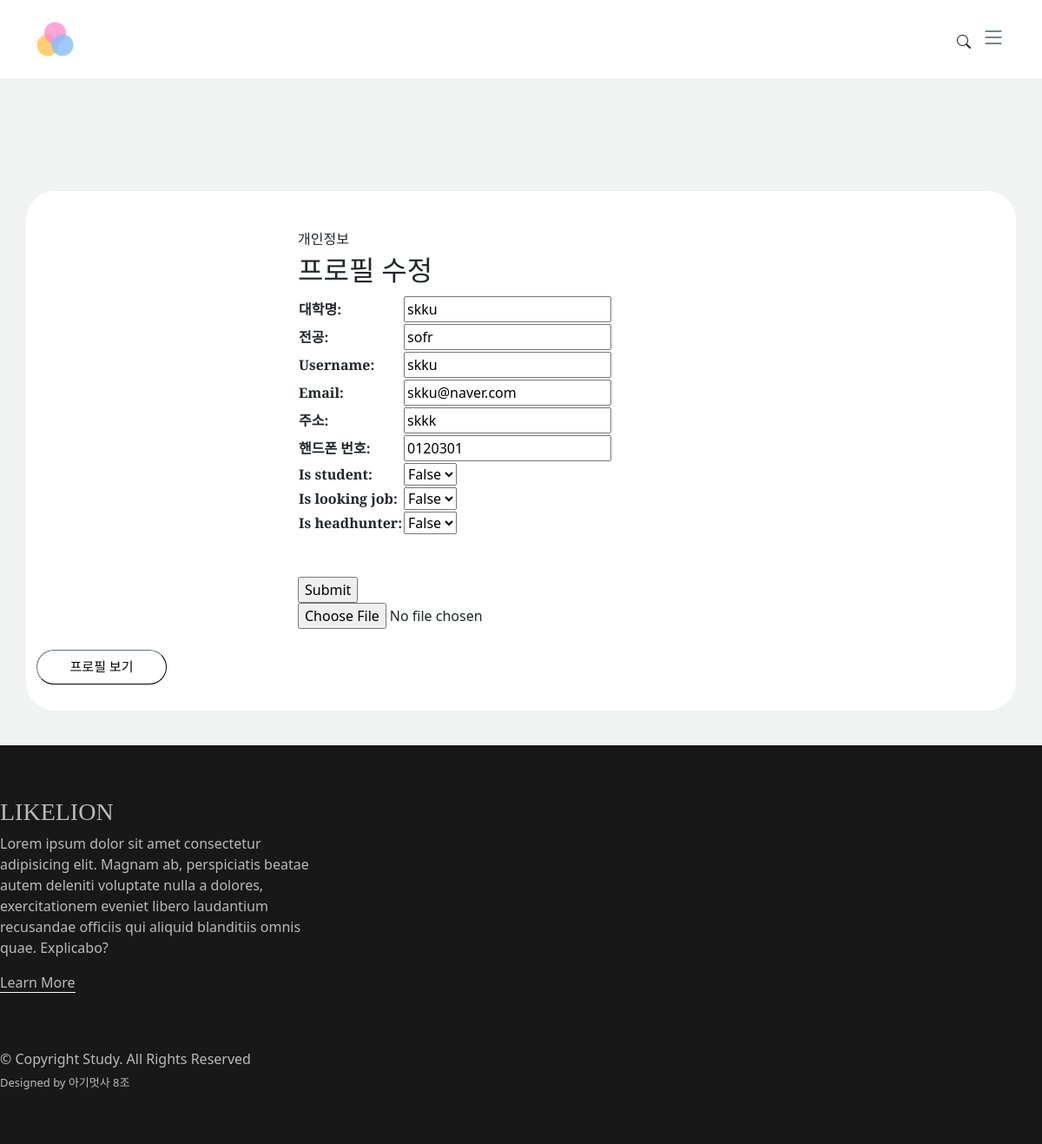
Page /profilesettings/ (signed in) on the earlier database version.
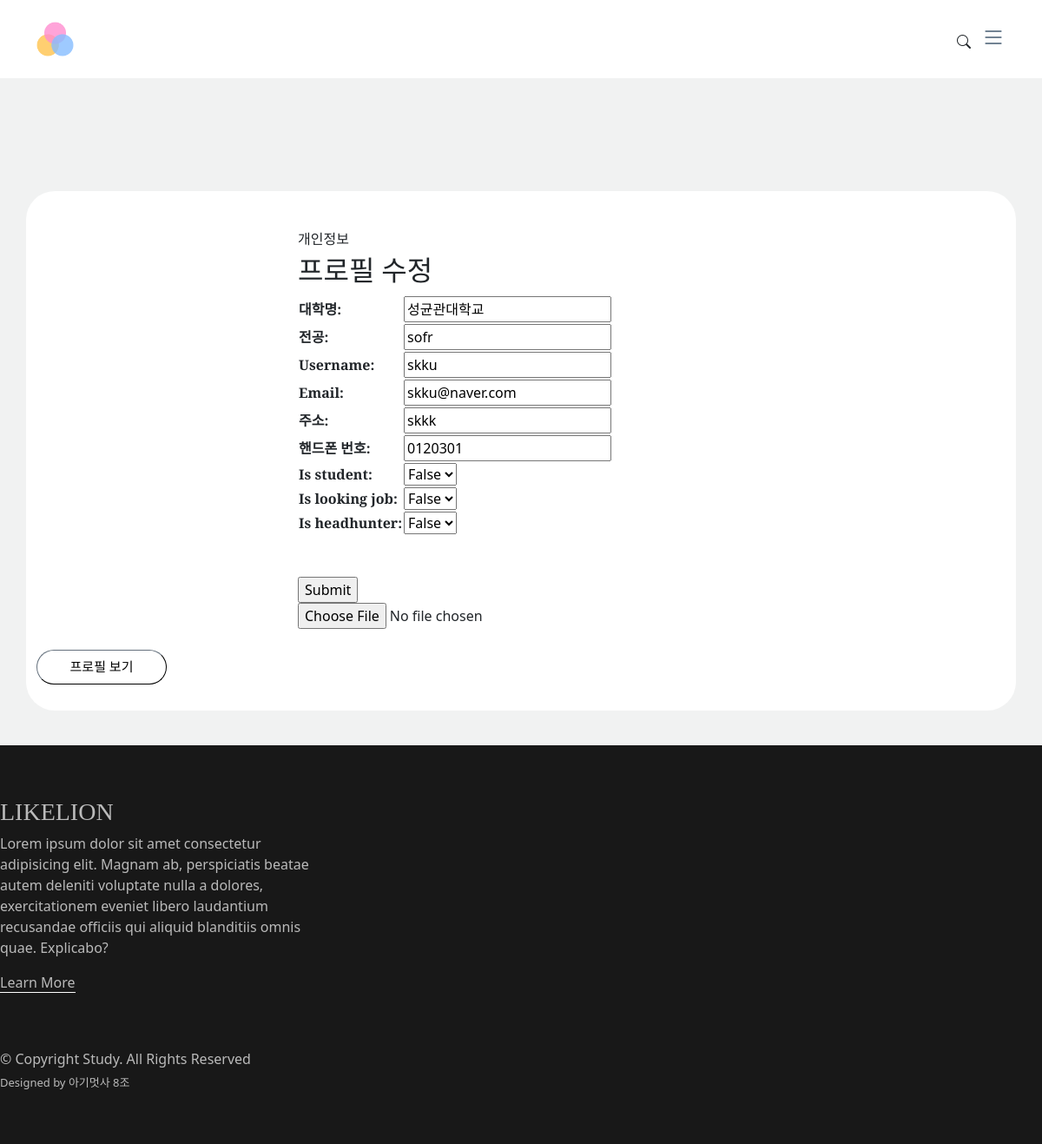
Same page on the later database version.
### MainApp/models.py (models this page shows, shortened)
class User(AbstractBaseUser):
    position_choices=[
        (True, True),
        (False, False),
    ]
    username    = models.CharField(max_length=30, unique=True)
    name        = models.CharField(max_length=40, null=False, blank=False)
    email       = models.EmailField(verbose_name='email', max_length=60, unique=True)
    create_dt = models.DateTimeField(verbose_name='date joined', auto_now_add=True)
    last_login  = models.DateTimeField(verbose_name='last login', auto_now=True)
    is_admin    = models.BooleanField(default=False)
    is_active   = models.BooleanField(default=True)
    university = models.CharField(verbose_name='대학명', max_length=100)
    major = models.CharField(verbose_name='전공', max_length=100)
    address = models.CharField(verbose_name='주소', max_length=100)
    phone_number = models.CharField(verbose_name='핸드폰 번호', max_length=100)
    is_student = models.BooleanField(choices = position_choices,default=False)
    is_looking_job = models.BooleanField(choices = position_choices,default=False)
    is_headhunter = models.BooleanField(choices = position_choices,default=False)
    object = UserManager()  # 헬퍼 클래스 사용
    USERNAME_FIELD = 'email'  # 로그인 ID로 사용할 필드
    REQUIRED_FIELDS = ['username','name','university', 'major', 'address','phone_number', 'is_student','is_looking_job','is_headhunter'] # 필수 작성 필드

### MainApp/views.py (the view)
# urls.py: path('profilesettings/', views.profilesettings, name ='profilesettings'),
def profilesettings(request):
    if request.method == 'POST'or request.method == 'FILES':
        form = CustomUserChangeForm(request.POST, instance=request.user)
        if form.is_valid():
            profile=request.FILES.get('photo')
            form.save()
            return showprofile(request)
    else:
        form = CustomUserChangeForm(instance = request.user)
        context = {
            'form':form,
        }
        return render(request, 'profile_settings.html',context)

### common/forms.py
class CustomUserChangeForm(forms.ModelForm):
    password = None
    class Meta:
        model =  User
        fields = ("university", "major","username", "email", "address", "phone_number","is_student","is_looking_job","is_headhunter")

### MainApp/templates/profile_settings.html (shortened to what this page needs)
{% extends 'base.html' %}
{% load static %}
{% block content %}
  <main id="main">
    <section class="single-post-content">
      <div class="container" data-aos="fade-up">
          <div class="row gutters">
            <div class="col-xl-3 col-lg-3 col-md-12 col-sm-12 col-12">
            <div class="h-100">
              <div class="card-body">
              </div>
            </div>
            </div>
            <div class="col-xl-9 col-lg-9 col-md-12 col-sm-12 col-12">
            <div class="h-100">
              <div class="card-body">
                <div class="row gutters">
                  <div class="col-xl-12 col-lg-12 col-md-12 col-sm-12 col-12">
                    <h6 class="mb-2 text-primary">개인정보</h6>
                  </div>
                  <div class="col-xl-6 col-lg-6 col-md-6 col-sm-6 col-12">
                    <div class="form-group">
                      <h2>프로필 수정</h2>
                      <form action="" method="post" enctype="multipart/form-data">
                          <table>
                              {{ form.as_table }}
                          </table>
                          <br>
                          <br>
                          <input type="submit">
                      </form>
                      <input type="file" name="photo" accept="image/*" placeholder="파일 선택"><br>
                    </div>
                  </div>
                </div>
                    </div>
                  </div>
                </div>
                <div>
                  <div class="btn-pack">
                    <div class="text-right">
                      <div class=" d-flex mt-2"> <a href="{% url 'showprofile' %}"><button class="btn1 btn-dark">프로필 보기</button></a> </div>
                    </div>
                  </div>
                </div>
              </div>
            </div>
    </section>
  </main>
  {% endblock %}

Differences in the rows shown:
changed User "sofr": university "skku" → "성균관대학교"
